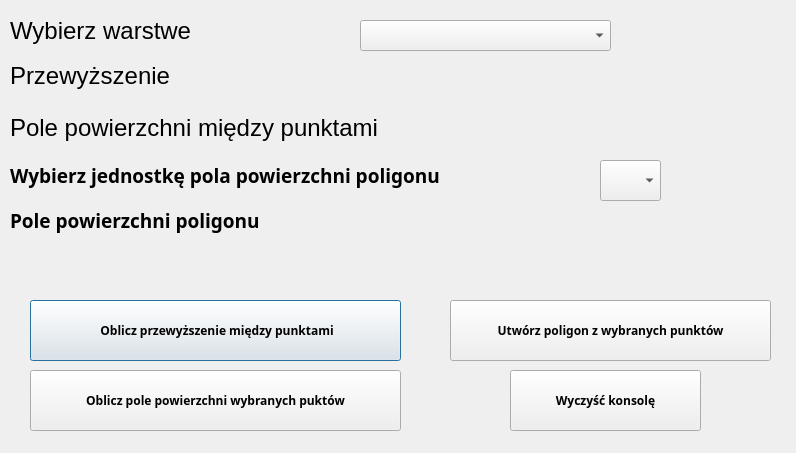
<?xml version="1.0" encoding="UTF-8"?>
<ui version="4.0">
 <class>PierwszaWtyczkaDialogBase</class>
 <widget class="QDialog" name="PierwszaWtyczkaDialogBase">
  <property name="geometry">
   <rect>
    <x>0</x>
    <y>0</y>
    <width>796</width>
    <height>453</height>
   </rect>
  </property>
  <property name="windowTitle">
   <string>Lenght and Area counter</string>
  </property>
  <widget class="QgsMapLayerComboBox" name="mMapLayerComboBox">
   <property name="geometry">
    <rect>
     <x>360</x>
     <y>20</y>
     <width>251</width>
     <height>31</height>
    </rect>
   </property>
  </widget>
  <widget class="QLabel" name="label_wyb_warstwe">
   <property name="geometry">
    <rect>
     <x>10</x>
     <y>10</y>
     <width>301</width>
     <height>41</height>
    </rect>
   </property>
   <property name="font">
    <font>
     <pointsize>18</pointsize>
    </font>
   </property>
   <property name="text">
    <string>Wybierz warstwe</string>
   </property>
  </widget>
  <widget class="QLabel" name="label_przewyzszenie">
   <property name="geometry">
    <rect>
     <x>10</x>
     <y>50</y>
     <width>211</width>
     <height>51</height>
    </rect>
   </property>
   <property name="font">
    <font>
     <pointsize>18</pointsize>
    </font>
   </property>
   <property name="text">
    <string>Przewyższenie</string>
   </property>
  </widget>
  <widget class="QPushButton" name="pushButton_oblicz_dh">
   <property name="geometry">
    <rect>
     <x>30</x>
     <y>300</y>
     <width>371</width>
     <height>61</height>
    </rect>
   </property>
   <property name="font">
    <font>
     <family>Arial Black</family>
     <pointsize>9</pointsize>
     <weight>75</weight>
     <bold>true</bold>
    </font>
   </property>
   <property name="text">
    <string> Oblicz przewyższenie między punktami</string>
   </property>
  </widget>
  <widget class="QLabel" name="label_wynik_przewyz">
   <property name="geometry">
    <rect>
     <x>300</x>
     <y>60</y>
     <width>271</width>
     <height>31</height>
    </rect>
   </property>
   <property name="font">
    <font>
     <pointsize>14</pointsize>
    </font>
   </property>
   <property name="text">
    <string/>
   </property>
  </widget>
  <widget class="QPushButton" name="pushButton_oblicz_pol_pow">
   <property name="geometry">
    <rect>
     <x>30</x>
     <y>370</y>
     <width>371</width>
     <height>61</height>
    </rect>
   </property>
   <property name="font">
    <font>
     <family>Arial Black</family>
     <pointsize>9</pointsize>
     <weight>75</weight>
     <bold>true</bold>
    </font>
   </property>
   <property name="text">
    <string>Oblicz pole powierzchni wybranych puktów</string>
   </property>
  </widget>
  <widget class="QLabel" name="label_pol_pow">
   <property name="geometry">
    <rect>
     <x>10</x>
     <y>110</y>
     <width>457</width>
     <height>36</height>
    </rect>
   </property>
   <property name="font">
    <font>
     <pointsize>18</pointsize>
    </font>
   </property>
   <property name="text">
    <string>Pole powierzchni między punktami</string>
   </property>
  </widget>
  <widget class="QLabel" name="label_wynik_pol_pow">
   <property name="geometry">
    <rect>
     <x>490</x>
     <y>110</y>
     <width>271</width>
     <height>31</height>
    </rect>
   </property>
   <property name="font">
    <font>
     <pointsize>14</pointsize>
    </font>
   </property>
   <property name="text">
    <string/>
   </property>
  </widget>
  <widget class="QPushButton" name="pushButton_czysc_konsole">
   <property name="geometry">
    <rect>
     <x>510</x>
     <y>370</y>
     <width>191</width>
     <height>61</height>
    </rect>
   </property>
   <property name="font">
    <font>
     <family>Arial Black</family>
     <weight>75</weight>
     <bold>true</bold>
    </font>
   </property>
   <property name="text">
    <string>Wyczyść konsolę</string>
   </property>
  </widget>
  <widget class="QPushButton" name="pushButton_tworz_poligon">
   <property name="geometry">
    <rect>
     <x>450</x>
     <y>300</y>
     <width>321</width>
     <height>61</height>
    </rect>
   </property>
   <property name="font">
    <font>
     <family>Arial Black</family>
     <pointsize>9</pointsize>
     <weight>75</weight>
     <bold>true</bold>
    </font>
   </property>
   <property name="text">
    <string>Utwórz poligon z wybranych punktów</string>
   </property>
  </widget>
  <widget class="QComboBox" name="comboBox">
   <property name="geometry">
    <rect>
     <x>600</x>
     <y>160</y>
     <width>61</width>
     <height>41</height>
    </rect>
   </property>
   <property name="cursor">
    <cursorShape>ArrowCursor</cursorShape>
   </property>
   <property name="maxVisibleItems">
    <number>5</number>
   </property>
  </widget>
  <widget class="QLabel" name="label_wyb_pol_pow_polig">
   <property name="geometry">
    <rect>
     <x>10</x>
     <y>150</y>
     <width>571</width>
     <height>51</height>
    </rect>
   </property>
   <property name="font">
    <font>
     <family>Arial Black</family>
     <pointsize>14</pointsize>
     <weight>75</weight>
     <bold>true</bold>
    </font>
   </property>
   <property name="text">
    <string>Wybierz jednostkę pola powierzchni poligonu</string>
   </property>
  </widget>
  <widget class="QLabel" name="label_pol_polig">
   <property name="geometry">
    <rect>
     <x>10</x>
     <y>200</y>
     <width>391</width>
     <height>41</height>
    </rect>
   </property>
   <property name="font">
    <font>
     <family>Arial Black</family>
     <pointsize>14</pointsize>
     <weight>75</weight>
     <bold>true</bold>
    </font>
   </property>
   <property name="text">
    <string>Pole powierzchni poligonu</string>
   </property>
  </widget>
  <widget class="QLabel" name="label_wynik_pol_polig">
   <property name="geometry">
    <rect>
     <x>380</x>
     <y>210</y>
     <width>291</width>
     <height>31</height>
    </rect>
   </property>
   <property name="font">
    <font>
     <pointsize>14</pointsize>
    </font>
   </property>
   <property name="text">
    <string/>
   </property>
  </widget>
 </widget>
 <customwidgets>
  <customwidget>
   <class>QgsMapLayerComboBox</class>
   <extends>QComboBox</extends>
   <header>qgsmaplayercombobox.h</header>
  </customwidget>
 </customwidgets>
 <resources/>
 <connections/>
</ui>
